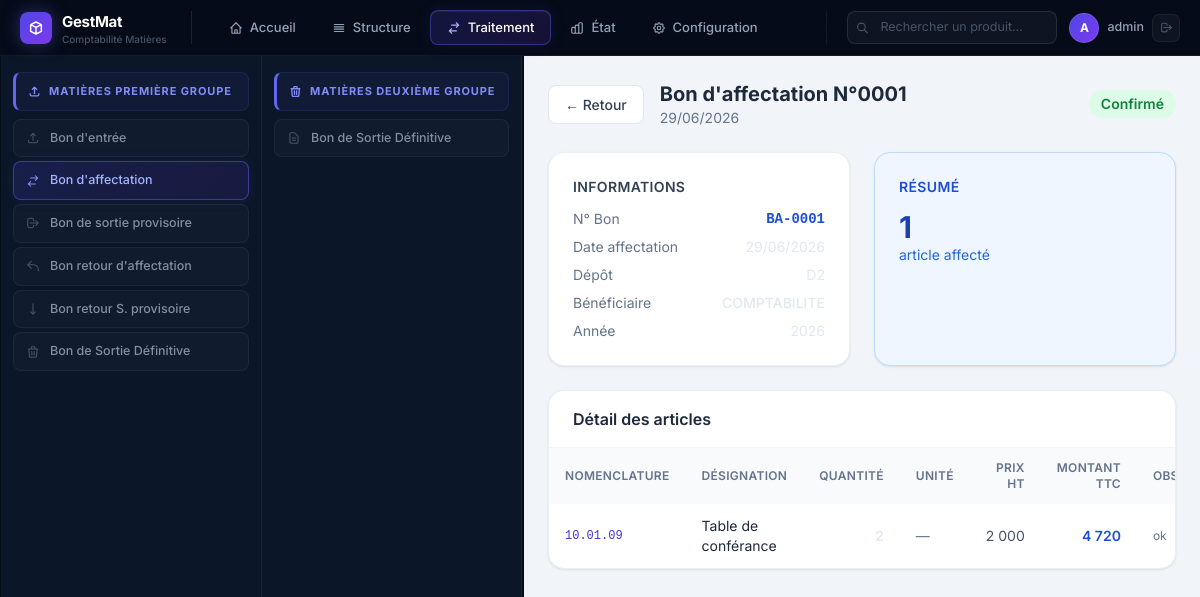
Page /bons-affectation/1/ (signed in) on the committed database.
### matieres/models.py (models this page shows, shortened)
class BonAffectation(models.Model):
    num_bon = models.IntegerField(verbose_name="N° Bon")
    date_affectation = models.DateField(null=True, blank=True, verbose_name="Date d'affectation")
    annee_creation = models.IntegerField(null=True, blank=True, verbose_name="Année")
    depot = models.ForeignKey(Depot, on_delete=models.SET_NULL, null=True, blank=True, verbose_name="Dépôt source")
    depot_destination = models.ForeignKey(
        Depot, on_delete=models.SET_NULL, null=True, blank=True,
        related_name='affectations_destination', verbose_name="Dépôt destination"
    )
    beneficiaire = models.ForeignKey(
        Beneficiaire, on_delete=models.SET_NULL, null=True, blank=True, verbose_name="Bénéficiaire"
    )
    valide = models.BooleanField(default=False, verbose_name="Validé")
    observation = models.TextField(blank=True, verbose_name="Observation")
    class Meta:
        verbose_name = "Bon d'affectation"
        verbose_name_plural = "Bons d'affectation"
        ordering = ['-date_affectation', '-num_bon']

class Depot(models.Model):
    code = models.CharField(max_length=20, unique=True, verbose_name="Code dépôt")
    class Meta:
        verbose_name = "Dépôt"
        verbose_name_plural = "Dépôts"
        ordering = ['code']
    def __str__(self):
        return self.code

class Beneficiaire(models.Model):
    nom = models.CharField(max_length=100, verbose_name="Bénéficiaire")
    responsable = models.CharField(max_length=100, blank=True, verbose_name="Responsable")
    class Meta:
        verbose_name = "Bénéficiaire"
        verbose_name_plural = "Bénéficiaires"
        ordering = ['nom']
    def __str__(self):
        return self.nom

class DetailBonAffectation(models.Model):
    bon_affectation = models.ForeignKey(BonAffectation, on_delete=models.CASCADE, related_name='details')
    produit = models.ForeignKey(Produit, on_delete=models.SET_NULL, null=True, blank=True, verbose_name="Produit")
    designation = models.CharField(max_length=300, verbose_name="Désignation")
    nomenclature = models.CharField(max_length=30, verbose_name="Nomenclature")
    specification = models.CharField(max_length=300, blank=True, verbose_name="Spécification")
    qte = models.IntegerField(default=0, verbose_name="Quantité")
    unite = models.ForeignKey(Unite, on_delete=models.SET_NULL, null=True, blank=True, verbose_name="Unité")
    prix_ht = models.DecimalField(max_digits=15, decimal_places=2, default=0, verbose_name="Prix HT")
    prix_ttc = models.DecimalField(max_digits=15, decimal_places=2, default=0, verbose_name="Prix TTC")
    montant_ttc = models.DecimalField(max_digits=15, decimal_places=2, default=0, verbose_name="Montant TTC")
    observation = models.TextField(blank=True, verbose_name="Observation")
    class Meta:
        verbose_name = "Détail bon d'affectation"

### matieres/views.py (the view)
# urls.py: path('bons-affectation/<int:pk>/', views.bon_affectation_detail, name='bon_affectation_detail'),
@login_required
def bon_affectation_detail(request, pk):
    bon = get_object_or_404(BonAffectation, pk=pk)
    context = {
        'page_title': f"Bon d'affectation N°{bon.num_bon:04d}",
        'bon': bon,
        'details': bon.details.select_related('produit', 'unite').all(),
    }
    return render(request, 'bons/affectation_detail.html', context)

### templates/bons/affectation_detail.html
{% extends 'base.html' %}
{% load humanize %}
{% block content %}
<div class="flex items-center gap-4 mb-6">
  <a href="{% url 'matieres:bons_affectation_list' %}" class="btn-secondary">← Retour</a>
  <div>
    <h2 class="text-xl font-bold text-slate-800">Bon d'affectation N°{{ bon.num_bon|stringformat:"04d" }}</h2>
    <p class="text-sm text-slate-500">{{ bon.date_affectation|date:"d/m/Y"|default:"—" }}</p>
  </div>
  <div class="ml-auto">
    {% if bon.valide %}<span class="badge-success text-sm px-3 py-1">Confirmé</span>{% else %}<span class="badge-warning text-sm px-3 py-1">En attente</span>{% endif %}
  </div>
</div>
<div class="grid grid-cols-1 lg:grid-cols-2 gap-6 mb-6">
  <div class="card">
    <h3 class="font-semibold text-slate-700 mb-3 text-sm uppercase tracking-wide">Informations</h3>
    <dl class="space-y-2 text-sm">
      <div class="flex justify-between"><dt class="text-slate-500">N° Bon</dt><dd class="font-mono font-bold text-blue-700">BA-{{ bon.num_bon|stringformat:"04d" }}</dd></div>
      <div class="flex justify-between"><dt class="text-slate-500">Date affectation</dt><dd>{{ bon.date_affectation|date:"d/m/Y"|default:"—" }}</dd></div>
      <div class="flex justify-between"><dt class="text-slate-500">Dépôt</dt><dd>{{ bon.depot|default:"—" }}</dd></div>
      <div class="flex justify-between"><dt class="text-slate-500">Bénéficiaire</dt><dd class="font-medium">{{ bon.beneficiaire|default:"—" }}</dd></div>
      <div class="flex justify-between"><dt class="text-slate-500">Année</dt><dd>{{ bon.annee_creation|default:"—" }}</dd></div>
    </dl>
  </div>
  <div class="card bg-blue-50 border-blue-200">
    <h3 class="font-semibold text-blue-700 mb-3 text-sm uppercase tracking-wide">Résumé</h3>
    <p class="text-3xl font-bold text-blue-800">{{ details|length }}</p>
    <p class="text-sm text-blue-600">article{{ details|length|pluralize }} affecté{{ details|length|pluralize }}</p>
  </div>
</div>
<div class="card p-0 overflow-hidden">
  <div class="px-6 py-4 border-b border-slate-100">
    <h3 class="font-semibold text-slate-800">Détail des articles</h3>
  </div>
  <div class="overflow-x-auto">
    <table class="w-full text-sm">
      <thead class="bg-slate-50">
        <tr>
          <th class="text-left px-4 py-3 text-xs font-semibold text-slate-500 uppercase tracking-wide">Nomenclature</th>
          <th class="text-left px-4 py-3 text-xs font-semibold text-slate-500 uppercase tracking-wide">Désignation</th>
          <th class="text-right px-4 py-3 text-xs font-semibold text-slate-500 uppercase tracking-wide">Quantité</th>
          <th class="text-left px-4 py-3 text-xs font-semibold text-slate-500 uppercase tracking-wide">Unité</th>
          <th class="text-right px-4 py-3 text-xs font-semibold text-slate-500 uppercase tracking-wide">Prix HT</th>
          <th class="text-right px-4 py-3 text-xs font-semibold text-slate-500 uppercase tracking-wide">Montant TTC</th>
          <th class="text-left px-4 py-3 text-xs font-semibold text-slate-500 uppercase tracking-wide">Observation</th>
        </tr>
      </thead>
      <tbody class="divide-y divide-slate-100">
        {% for d in details %}
        <tr class="hover:bg-slate-50">
          <td class="px-4 py-3 font-mono text-xs text-primary-700">{{ d.nomenclature }}</td>
          <td class="px-4 py-3 text-slate-800">{{ d.designation }}</td>
          <td class="px-4 py-3 text-right font-semibold">{{ d.qte }}</td>
          <td class="px-4 py-3 text-slate-500">{{ d.unite|default:"—" }}</td>
          <td class="px-4 py-3 text-right text-slate-600">{{ d.prix_ht|floatformat:0|intcomma }}</td>
          <td class="px-4 py-3 text-right font-semibold text-blue-700">{{ d.montant_ttc|floatformat:0|intcomma }}</td>
          <td class="px-4 py-3 text-slate-500 text-xs">{{ d.observation|default:"—" }}</td>
        </tr>
        {% empty %}
        <tr><td colspan="7" class="px-4 py-8 text-center text-slate-400">Aucun détail</td></tr>
        {% endfor %}
      </tbody>
    </table>
  </div>
</div>
{% endblock %}

### templates/base.html (shortened to what this page needs)
<!DOCTYPE html>
<html lang="fr" class="h-full">
<head>
  <script src="https://cdn.tailwindcss.com"></script>
</head>
<body>
<header class="topbar">
  <div class="logo-wrap">
    <div class="logo-icon">
      <svg width="16" height="16" fill="none" stroke="#fff" viewBox="0 0 24 24" stroke-width="2.2">
        <path stroke-linecap="round" stroke-linejoin="round" d="M20 7l-8-4-8 4m16 0l-8 4m8-4v10l-8 4m0-10L4 7m8 4v10M4 7v10l8 4"/>
      </svg>
    </div>
    <div>
      <div class="logo-text">GestMat</div>
      <div class="logo-sub">{% if societe %}{{ societe.nom|truncatechars:20 }}{% else %}Comptabilité Matières{% endif %}</div>
    </div>
  </div>
  <nav class="tab-nav" role="tablist">
    <a href="{% url 'matieres:dashboard' %}" class="tab-btn" data-tab="accueil" role="tab">
      <svg width="14" height="14" fill="none" stroke="currentColor" viewBox="0 0 24 24" stroke-width="2">
        <path stroke-linecap="round" stroke-linejoin="round" d="M3 12l2-2m0 0l7-7 7 7M5 10v10a1 1 0 001 1h3m10-11l2 2m-2-2v10a1 1 0 01-1 1h-3m-6 0a1 1 0 001-1v-4a1 1 0 011-1h2a1 1 0 011 1v4a1 1 0 001 1m-6 0h6"/>
      </svg>
      Accueil
    </a>
    <span class="tab-btn" data-tab="structure" role="tab" style="cursor:pointer">
      <svg width="14" height="14" fill="none" stroke="currentColor" viewBox="0 0 24 24" stroke-width="2">
        <path stroke-linecap="round" stroke-linejoin="round" d="M4 6h16M4 10h16M4 14h16M4 18h16"/>
      </svg>
      Structure
    </span>
    <span class="tab-btn" data-tab="traitement" role="tab" style="cursor:pointer">
      <svg width="14" height="14" fill="none" stroke="currentColor" viewBox="0 0 24 24" stroke-width="2">
        <path stroke-linecap="round" stroke-linejoin="round" d="M8 7h12m0 0l-4-4m4 4l-4 4m0 6H4m0 0l4 4m-4-4l4-4"/>
      </svg>
      Traitement
    </span>
    <span class="tab-btn" data-tab="etat" role="tab" style="cursor:pointer">
      État
    </span>
    <span class="tab-btn" data-tab="configuration" role="tab" style="cursor:pointer">
      Configuration
    </span>
  </nav>
  <div class="topbar-right">
    <div class="search-wrap">
      <svg class="search-icon" width="13" height="13" fill="none" stroke="currentColor" viewBox="0 0 24 24" stroke-width="2">
        <path stroke-linecap="round" stroke-linejoin="round" d="M21 21l-6-6m2-5a7 7 0 11-14 0 7 7 0 0114 0"/>
      </svg>
      <input type="text" placeholder="Rechercher un produit…" name="q"
        hx-get="{% url 'matieres:htmx_recherche_produit' %}"
        hx-trigger="keyup changed delay:300ms"
        hx-target="#search-results">
    </div>
    <div class="user-wrap">
      <div class="user-avatar">{{ request.user.username|first|upper }}</div>
      <span class="user-name">{{ request.user.get_full_name|default:request.user.username }}</span>
      <a href="{% url 'logout' %}" class="btn-logout" title="Déconnexion">
        <svg width="13" height="13" fill="none" stroke="currentColor" viewBox="0 0 24 24" stroke-width="2">
          <path stroke-linecap="round" stroke-linejoin="round" d="M17 16l4-4m0 0l-4-4m4 4H7m6 4v1a3 3 0 01-3 3H6a3 3 0 01-3-3V7a3 3 0 013-3h4a3 3 0 013 3v1"/>
        </svg>
      </a>
    </div>
  </div>
</header>
<div class="app-body">
  <aside id="panel-traitement" class="side-panel w-double" role="navigation" aria-label="Traitement">
    <div class="panel-grid-2">
      <div class="panel-col">
        <div class="section-title">
          <svg width="13" height="13" fill="none" stroke="currentColor" viewBox="0 0 24 24" stroke-width="2.5">
            <path stroke-linecap="round" stroke-linejoin="round" d="M4 16v1a3 3 0 003 3h10a3 3 0 003-3v-1m-4-8l-4-4m0 0L8 8m4-4v12"/>
          </svg>
          Matières première groupe
        </div>
        <a href="{% url 'matieres:bons_entree_list' %}"
           class="panel-btn {% if 'entree' in request.resolver_match.url_name %}active{% endif %}">
          <svg width="14" height="14" fill="none" stroke="currentColor" viewBox="0 0 24 24" stroke-width="1.8">
            <path stroke-linecap="round" stroke-linejoin="round" d="M4 16v1a3 3 0 003 3h10a3 3 0 003-3v-1m-4-8l-4-4m0 0L8 8m4-4v12"/>
          </svg>
          Bon d'entrée
        </a>
        <a href="{% url 'matieres:bons_affectation_list' %}"
           class="panel-btn {% if 'affectation' in request.resolver_match.url_name and 'retour' not in request.resolver_match.url_name %}active{% endif %}">
          <svg width="14" height="14" fill="none" stroke="currentColor" viewBox="0 0 24 24" stroke-width="1.8">
            <path stroke-linecap="round" stroke-linejoin="round" d="M8 7h12m0 0l-4-4m4 4l-4 4m0 6H4m0 0l4 4m-4-4l4-4"/>
          </svg>
          Bon d'affectation
        </a>
        <a href="{% url 'matieres:bons_sortie_prov_list' %}"
           class="panel-btn {% if 'sortie_prov' in request.resolver_match.url_name and 'retour' not in request.resolver_match.url_name %}active{% endif %}">
          <svg width="14" height="14" fill="none" stroke="currentColor" viewBox="0 0 24 24" stroke-width="1.8">
            <path stroke-linecap="round" stroke-linejoin="round" d="M17 16l4-4m0 0l-4-4m4 4H7m6 4v1a3 3 0 01-3 3H6a3 3 0 01-3-3V7a3 3 0 013-3h4a3 3 0 013 3v1"/>
          </svg>
          Bon de sortie provisoire
        </a>
        <a href="{% url 'matieres:bons_retour_affectation_list' %}"
           class="panel-btn {% if 'retour_affectation' in request.resolver_match.url_name %}active{% endif %}">
          <svg width="14" height="14" fill="none" stroke="currentColor" viewBox="0 0 24 24" stroke-width="1.8">
            <path stroke-linecap="round" stroke-linejoin="round" d="M3 10h10a8 8 0 018 8v2M3 10l6 6m-6-6l6-6"/>
          </svg>
          Bon retour d'affectation
        </a>
        <a href="{% url 'matieres:bons_retour_sortie_prov_list' %}"
           class="panel-btn {% if 'retour_sortie_prov' in request.resolver_match.url_name %}active{% endif %}">
          <svg width="14" height="14" fill="none" stroke="currentColor" viewBox="0 0 24 24" stroke-width="1.8">
            <path stroke-linecap="round" stroke-linejoin="round" d="M16 17l-4 4m0 0l-4-4m4 4V3"/>
          </svg>
          Bon retour S. provisoire
        </a>
        <a href="{% url 'matieres:bons_sortie_def_list' %}"
           class="panel-btn {% if 'sortie_def' in request.resolver_match.url_name and 'g1' not in request.resolver_match.url_name %}active{% endif %}">
          <svg width="14" height="14" fill="none" stroke="currentColor" viewBox="0 0 24 24" stroke-width="1.8">
            <path stroke-linecap="round" stroke-linejoin="round" d="M19 7l-.867 12.142A2 2 0 0116.138 21H7.862a2 2 0 01-1.995-1.858L5 7m5 4v6m4-6v6m1-10V4a1 1 0 00-1-1h-4a1 1 0 00-1 1v3M4 7h16"/>
          </svg>
          Bon de Sortie Définitive
        </a>
      </div>
      <div class="panel-col">
        <div class="section-title">
          <svg width="13" height="13" fill="none" stroke="currentColor" viewBox="0 0 24 24" stroke-width="2.5">
            <path stroke-linecap="round" stroke-linejoin="round" d="M19 7l-.867 12.142A2 2 0 0116.138 21H7.862a2 2 0 01-1.995-1.858L5 7m5 4v6m4-6v6m1-10V4a1 1 0 00-1-1h-4a1 1 0 00-1 1v3M4 7h16"/>
          </svg>
          Matières deuxième groupe
        </div>
        <a href="{% url 'matieres:bons_sortie_def_g1_list' %}"
           class="panel-btn {% if 'g1' in request.resolver_match.url_name %}active{% endif %}">
          <svg width="14" height="14" fill="none" stroke="currentColor" viewBox="0 0 24 24" stroke-width="1.8">
            <path stroke-linecap="round" stroke-linejoin="round" d="M9 12h6m-6 4h6m2 5H7a2 2 0 01-2-2V5a2 2 0 012-2h5.586a1 1 0 01.707.293l5.414 5.414a1 1 0 01.293.707V19a2 2 0 01-2 2z"/>
          </svg>
          Bon de Sortie Définitive
        </a>
      </div>
    </div>
  </aside>
  <main class="main-area" id="main-content">
    <div class="main-inner">
      {% block content %}{% endblock %}
    </div>
  </main>
</div>
</body>
</html>

### rows in the picture
BonAffectation: num_bon "0001", date_affectation "29/06/2026", depot "D2", beneficiaire "COMPTABILITE", annee_creation "2026"
DetailBonAffectation: nomenclature "10.01.09", designation "Table de conférance", qte "2", unite "—", prix_ht "2 000", montant_ttc "4 720", observation "ok"

### other values in the picture
{{ request.user.username|first|upper }} "A"
{{ request.user.get_full_name|default:request.user.username }} "admin"
{{ details|length }} "1"
